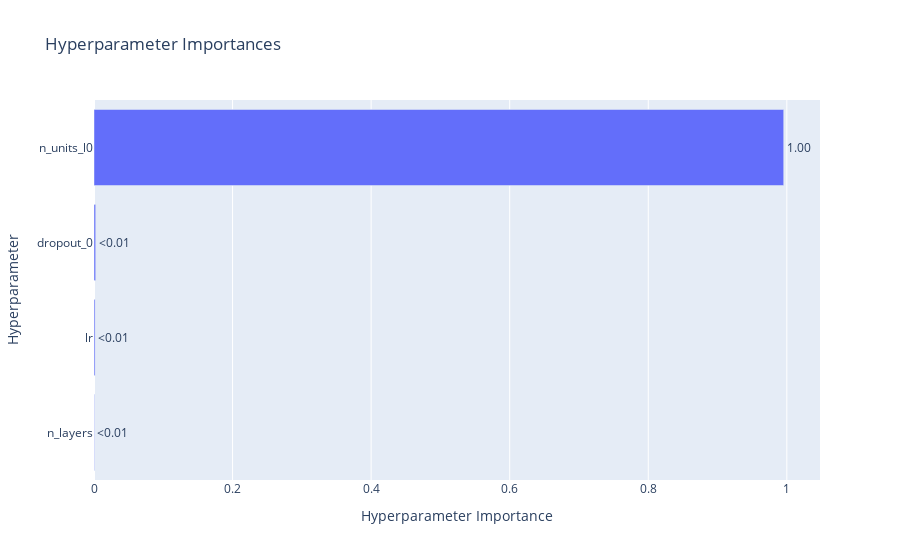

The notebook cell saved with this chart:
### Markdown cell above
Learn which hyperparameters are affecting the flops most with hyperparameter importance.

### Code cell
optuna.visualization.plot_param_importances(
    study, target=lambda t: t.values[0], target_name="flops"
)

### Figure 1 — Plotly figure (JSON) as saved in the notebook; plotly's stock layout.template omitted (floating-point values rounded to 4 significant figures)
{"data": [{"cliponaxis": false, "hovertemplate": ["n_layers (IntDistribution): 0.0005520138686613988<extra></extra>", "lr (FloatDistribution): 0.0015595698697890973<extra></extra>", "dropout_0 (FloatDistribution): 0.0024045881638579286<extra></extra>", "n_units_l0 (IntDistribution): 0.9954838280976915<extra></extra>"], "name": "flops", "orientation": "h", "text": ["<0.01", "<0.01", "<0.01", "1.00"], "textposition": "outside", "type": "bar", "x": [0.000552, 0.00156, 0.002405, 0.9955], "y": ["n_layers", "lr", "dropout_0", "n_units_l0"]}], "layout": {"title": {"text": "Hyperparameter Importances"}, "xaxis": {"title": {"text": "Hyperparameter Importance"}}, "yaxis": {"title": {"text": "Hyperparameter"}}}}
